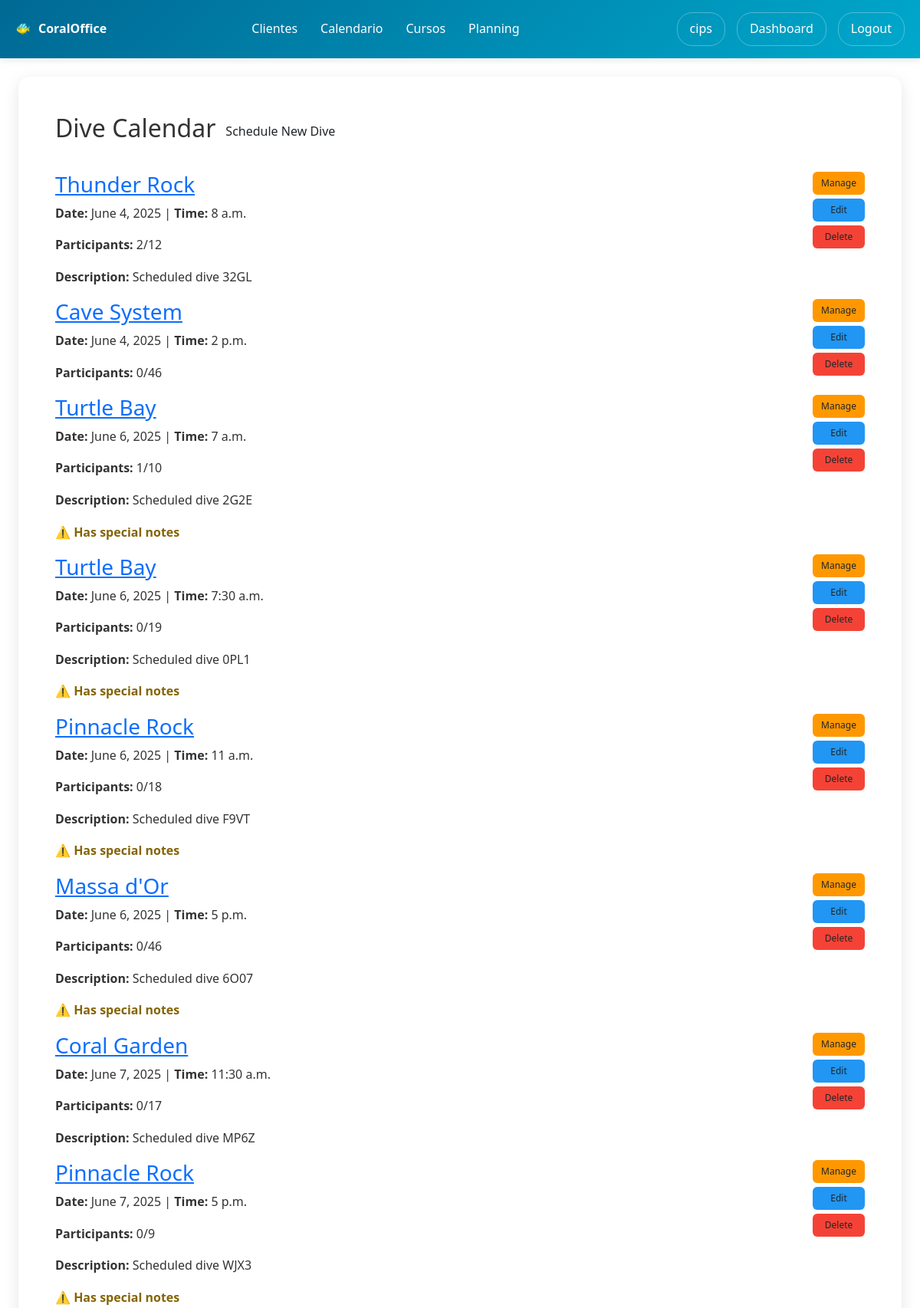
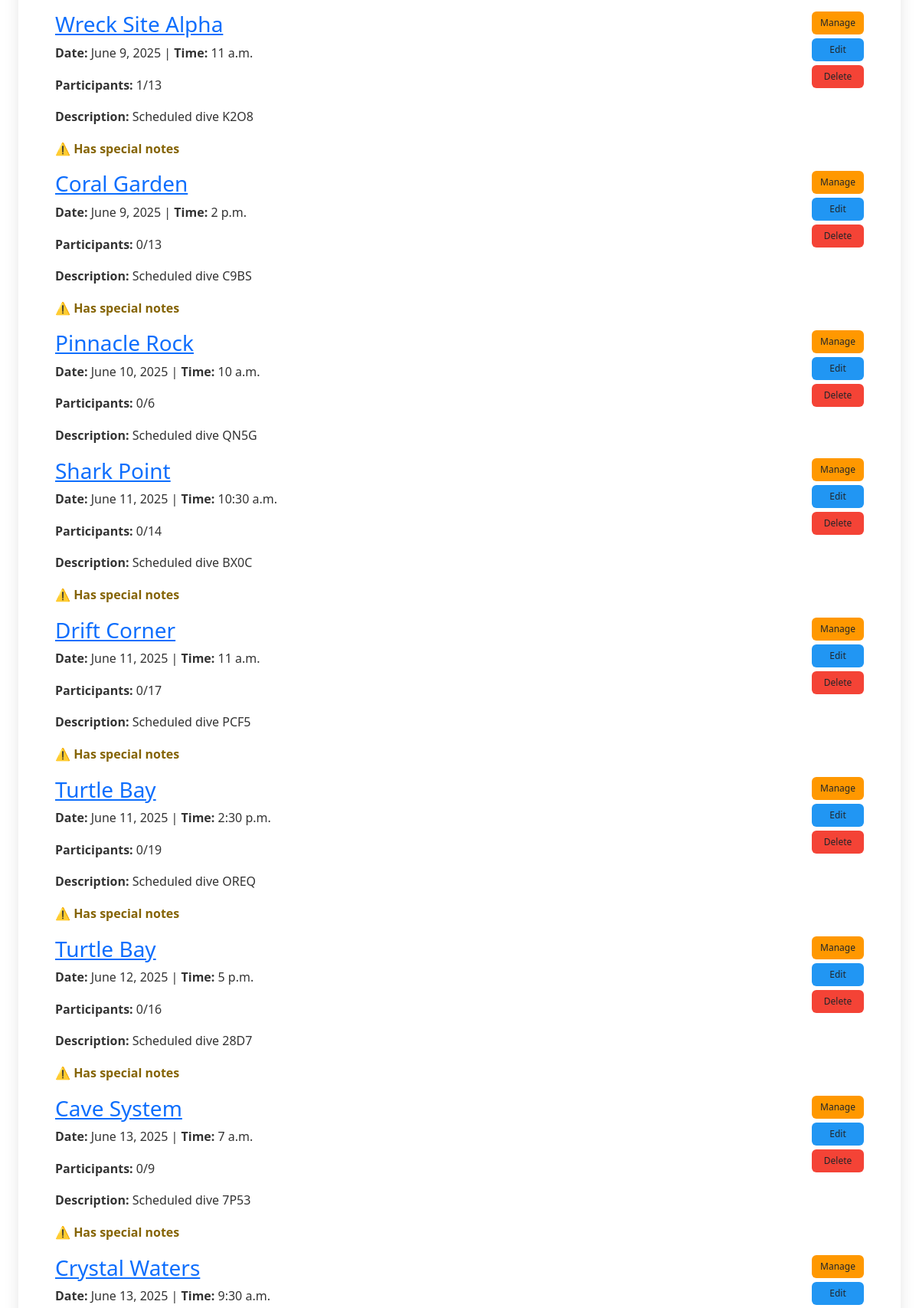
The page /users/calendar/ (signed in, upper part) on the database its author committed (2 pictures, top to bottom).
### users/models.py (models this page shows, shortened)
class DiveSchedule(models.Model):
    diving_center = models.ForeignKey(User, on_delete=models.CASCADE, related_name='dive_schedules')
    date = models.DateField()
    time = models.TimeField()
    dive_site = models.ForeignKey(DivingSite, on_delete=models.CASCADE, related_name='scheduled_dives')
    max_participants = models.IntegerField(default=46)
    description = models.TextField(blank=True)
    special_notes = models.TextField(blank=True, help_text="Special requirements or important notes for this dive")
    created_at = models.DateTimeField(auto_now_add=True)
    def get_participant_count(self):
        return self.customer_activities.count()

class DivingSite(models.Model):
    diving_center = models.ForeignKey(User, on_delete=models.CASCADE, related_name='diving_sites')
    name = models.CharField(max_length=100)
    location = models.CharField(max_length=200)
    depth_min = models.FloatField(help_text="Minimum depth in meters")
    depth_max = models.FloatField(help_text="Maximum depth in meters")
    difficulty_level = models.CharField(max_length=20, choices=[
        ('BEGINNER', 'Beginner'),
        ('INTERMEDIATE', 'Intermediate'),
        ('ADVANCED', 'Advanced'),
        ('EXPERT', 'Expert'),
    ], default='BEGINNER')
    description = models.TextField(blank=True)
    special_requirements = models.TextField(blank=True)
    created_at = models.DateTimeField(auto_now_add=True)
    def __str__(self):
        return self.name

### users/views.py (the view)
# urls.py: path('calendar/', views.dive_calendar, name='dive_calendar'),
@login_required
def dive_calendar(request):
    if not request.user.userprofile.is_diving_center:
        messages.error(request, 'Access denied.')
        return redirect('users:profile')
    dives = DiveSchedule.objects.filter(diving_center=request.user).order_by(
        'date', 'time')
    return render(request, 'users/dive_calendar.html', {'dives': dives})

### users/templates/users/dive_calendar.html (shortened to what this page needs)
{% extends 'users/base.html' %}
{% block users_content %}
<div style="display: flex; justify-content: between; align-items: center; margin-bottom: 30px;">
    <h2>Dive Calendar</h2>
    <a href="{% url 'users:schedule_dive' %}" class="btn">Schedule New Dive</a>
</div>
{% for dive in dives %}
    <div class="dive-card">
        <div style="display: flex; justify-content: space-between; align-items: flex-start;">
            <div style="flex: 1;">
                <h3><a href="{% url 'users:dive_detail' dive.id %}">{{ dive.dive_site }}</a></h3>
                <p><strong>Date:</strong> {{ dive.date }} | <strong>Time:</strong> {{ dive.time }}</p>
                <p><strong>Participants:</strong> {{ dive.get_participant_count }}/{{ dive.max_participants }}</p>
                {% if dive.description %}
                    <p><strong>Description:</strong> {{ dive.description|truncatewords:20 }}</p>
                {% endif %}
                {% if dive.special_notes %}
                    <p style="color: #856404; font-weight: bold;">⚠️ Has special notes</p>
                {% endif %}
            </div>
            <div style="display: flex; flex-direction: column; gap: 5px; margin-left: 15px;">
                <a href="{% url 'users:manage_dive_participants' dive.id %}" class="btn" style="background: #ff9800; padding: 5px 10px; font-size: 12px;">Manage</a>
                <a href="{% url 'users:edit_dive' dive.id %}" class="btn" style="background: #2196f3; padding: 5px 10px; font-size: 12px;">Edit</a>
                <a href="{% url 'users:delete_dive' dive.id %}" class="btn" style="background: #f44336; padding: 5px 10px; font-size: 12px;">Delete</a>
            </div>
        </div>
    </div>
    {% endfor %}
{% endblock %}

### home/templates/home/base.html (shortened to what this page needs)
<!DOCTYPE html>
<html lang="en">
<head>
    <link href="https://cdn.jsdelivr.net/npm/bootstrap@5.3.2/dist/css/bootstrap.min.css" rel="stylesheet">
    <link rel="stylesheet" href="https://cdn.jsdelivr.net/npm/bootstrap-icons@1.11.1/font/bootstrap-icons.css">
</head>
<body>
    <header class="header">
        <nav class="nav-container">
            <div class="logo">CoralOffice</div>
            <ul class="nav-menu m-0 ms-0 p-0">
                {% if user.is_authenticated and user.userprofile.is_diving_center %}
                    <li><a href="{% url 'users:customer_list' %}">Clientes</a></li>
                    <li><a href="{% url 'users:calendar_view' %}">Calendario</a></li>
                <li><a href="{% url 'users:courses_list' %}">Cursos</a></li>
<li><a href="{% url 'users:staff_planning' %}">Planning</a></li>
                {% else %}
                    <li><a href="{% url 'home:home' %}">Home</a></li>
                    <li><a href="{% url 'home:services' %}">Services</a></li>
                    <li><a href="{% url 'home:about' %}">About</a></li>
                    <li><a href="{% url 'home:contact' %}">Contact</a></li>
                {% endif %}
            </ul>
            <div class="user-menu ms-3">
                {% if user.is_authenticated %}
                    <a href="{% url 'users:profile' %}">{{ user.username }}</a>
                    {% if user.userprofile.is_diving_center %}
                        <a href="{% url 'users:diving_center_dashboard' %}">Dashboard</a>
                    {% endif %}
                    <a href="{% url 'users:logout' %}">Logout</a>
                {% else %}
                    <a href="{% url 'users:login' %}">Login</a>
                {% endif %}
            </div>
        </nav>
    </header>
    <main class="main-content pt-0">
        {% block content %}
        {% endblock %}
    </main>
</body>
</html>

### home/templates/home/base.html (style rules this page uses)
* { margin: 0; padding: 0; box-sizing: border-box; }
body { font-family: 'Segoe UI', Tahoma, Geneva, Verdana, sans-serif; line-height: 1.6; color: #333; }
.header { background: linear-gradient(135deg, #006994, #00a8cc); color: white; padding: 1rem 0; box-shadow: 0 2px 10px rgba(0,0,0,0.1); position: relative; }
.nav-container { max-width: 1200px; margin: 0 auto; display: flex; justify-content: space-between; align-items: center; padding: 0 20px; }
.logo { font-size: 1rem; font-weight: bold; display: flex; align-items: center; z-index: 1001; }
.logo::before { content: '🐠'; margin-right: 10px; }
.nav-menu { display: flex; list-style: none; gap: 30px; }
.nav-menu a { color: white; text-decoration: none; padding: 10px 0px; border-radius: 5px; transition: background 0.3s; }
.user-menu { display: flex; align-items: center; gap: 15px; }
.user-menu a { color: white; text-decoration: none; padding: 8px 16px; border: 1px solid rgba(255,255,255,0.3); border-radius: 20px; transition: all 0.3s; }
.main-content { min-height: calc(100vh - 140px); padding: 40px 0; }

### rows shown on the page
DiveSchedule: dive_site "Thunder Rock", date "June 4, 2025", time "8 a.m.", get_participant_count "2", max_participants "12", description "Scheduled dive 32GL"
DiveSchedule: dive_site "Cave System", date "June 4, 2025", time "2 p.m.", get_participant_count "0", max_participants "46"
DiveSchedule: dive_site "Turtle Bay", date "June 6, 2025", time "7 a.m.", get_participant_count "1", max_participants "10", description "Scheduled dive 2G2E", shows "⚠️ Has special notes"
DiveSchedule: dive_site "Turtle Bay", date "June 6, 2025", time "7:30 a.m.", get_participant_count "0", max_participants "19", description "Scheduled dive 0PL1", shows "⚠️ Has special notes"
DiveSchedule: dive_site "Pinnacle Rock", date "June 6, 2025", time "11 a.m.", get_participant_count "0", max_participants "18", description "Scheduled dive F9VT", shows "⚠️ Has special notes"
DiveSchedule: dive_site "Massa d'Or", date "June 6, 2025", time "5 p.m.", get_participant_count "0", max_participants "46", description "Scheduled dive 6O07", shows "⚠️ Has special notes"
DiveSchedule: dive_site "Coral Garden", date "June 7, 2025", time "11:30 a.m.", get_participant_count "0", max_participants "17", description "Scheduled dive MP6Z"
DiveSchedule: dive_site "Pinnacle Rock", date "June 7, 2025", time "5 p.m.", get_participant_count "0", max_participants "9", description "Scheduled dive WJX3", shows "⚠️ Has special notes"
DiveSchedule: dive_site "Wreck Site Alpha", date "June 9, 2025", time "11 a.m.", get_participant_count "1", max_participants "13", description "Scheduled dive K2O8", shows "⚠️ Has special notes"
DiveSchedule: dive_site "Coral Garden", date "June 9, 2025", time "2 p.m.", get_participant_count "0", max_participants "13", description "Scheduled dive C9BS", shows "⚠️ Has special notes"
DiveSchedule: dive_site "Pinnacle Rock", date "June 10, 2025", time "10 a.m.", get_participant_count "0", max_participants "6", description "Scheduled dive QN5G"
DiveSchedule: dive_site "Shark Point", date "June 11, 2025", time "10:30 a.m.", get_participant_count "0", max_participants "14", description "Scheduled dive BX0C", shows "⚠️ Has special notes"
DiveSchedule: dive_site "Drift Corner", date "June 11, 2025", time "11 a.m.", get_participant_count "0", max_participants "17", description "Scheduled dive PCF5", shows "⚠️ Has special notes"
DiveSchedule: dive_site "Turtle Bay", date "June 11, 2025", time "2:30 p.m.", get_participant_count "0", max_participants "19", description "Scheduled dive OREQ", shows "⚠️ Has special notes"
DiveSchedule: dive_site "Turtle Bay", date "June 12, 2025", time "5 p.m.", get_participant_count "0", max_participants "16", description "Scheduled dive 28D7", shows "⚠️ Has special notes"
DiveSchedule: dive_site "Cave System", date "June 13, 2025", time "7 a.m.", get_participant_count "0", max_participants "9", description "Scheduled dive 7P53", shows "⚠️ Has special notes"
DiveSchedule: dive_site "Crystal Waters", date "June 13, 2025", time "9:30 a.m."

### other values the page prints
{{ user.username }} "cips"
